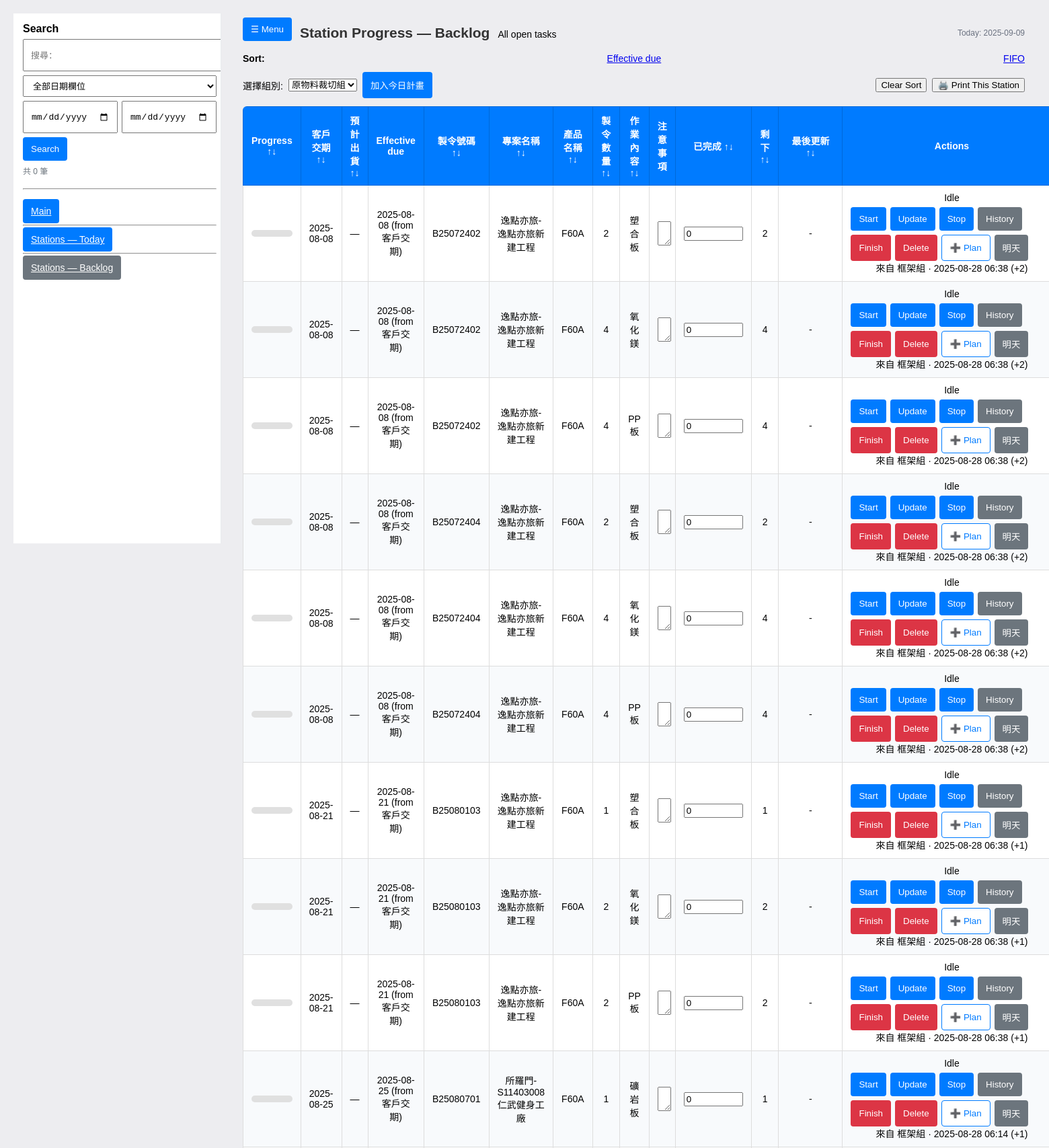
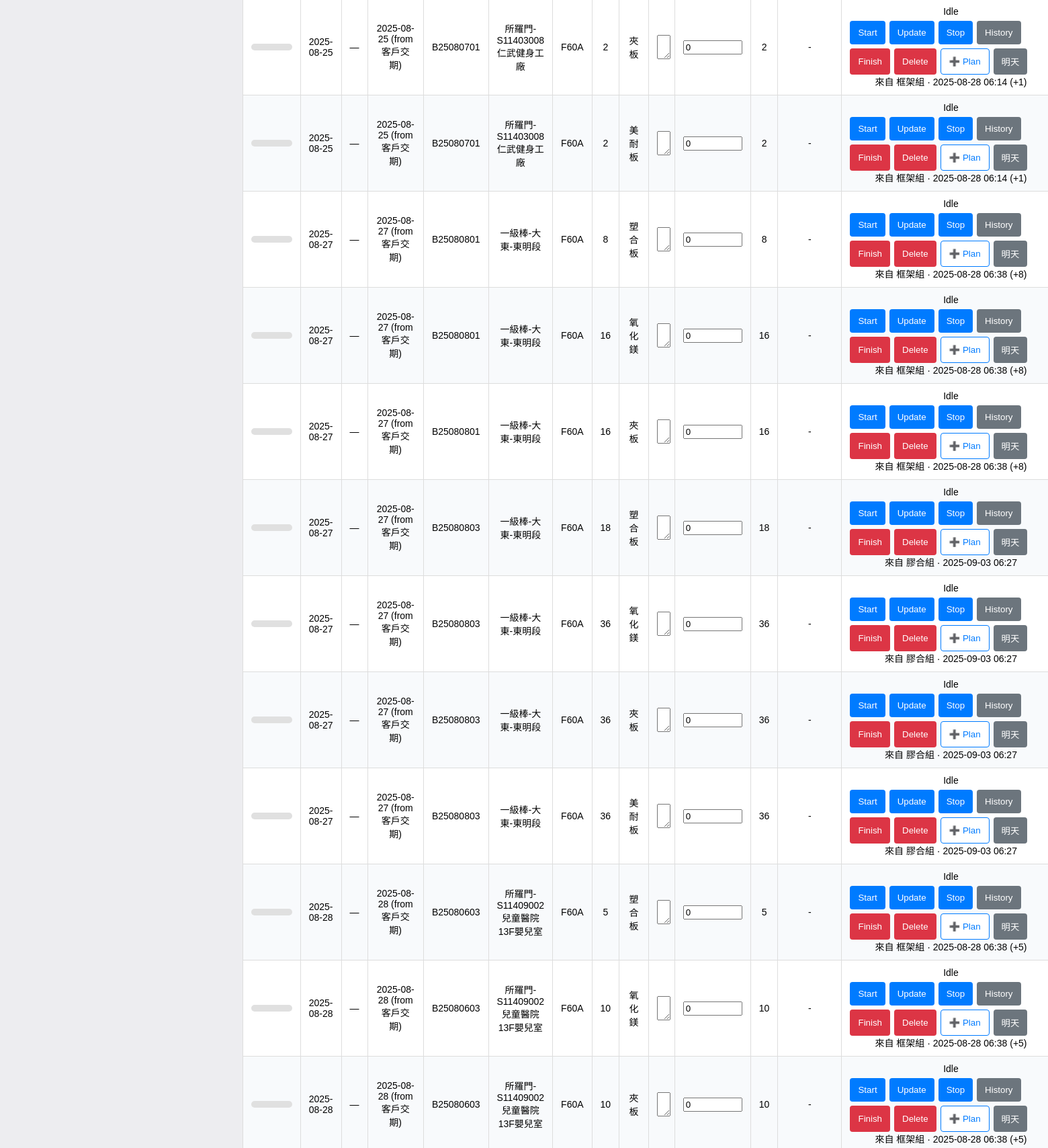
Screenshot of /stations/backlog (upper part) with the database file from the repository (2 pictures, top to bottom).
### models.py (models this page shows)
class Order(Base):
    __tablename__ = "orders"
    id = Column(Integer, primary_key=True, autoincrement=True)
    manufacture_code = Column(String)
    customer        = Column(String)
    product         = Column(String)
    demand_date     = Column(String)   # stored as text like "YYYY/MM/DD"
    delivery        = Column(String)   # stored as text
    quantity        = Column(Integer, default=0)
    datecreate      = Column(String)   # stored as text
    fengbian        = Column(String)
    wallpaper       = Column(String)
    jobdesc         = Column(Text)
    archived    = Column(Boolean, default=False)   # soft archive flag
    archived_at = Column(DateTime)                 # when it was archived
    created_at = Column(DateTime, default=datetime.utcnow)
    updated_at = Column(DateTime)
    tasks = relationship("Task", back_populates="order", cascade="all, delete-orphan")

class Task(Base):
    __tablename__ = "sub_tasks"
    __table_args__ = {'sqlite_autoincrement': True}
    id = Column(Integer, primary_key=True, autoincrement=True)
    order_id = Column(Integer, ForeignKey("orders.id"), nullable=False)
    group = Column("group", String, nullable=True)
    task  = Column(String, nullable=True)
    quantity = Column(Integer, nullable=True)
    completed = Column(Integer, nullable=True, default=0)
    start_time = Column(DateTime)      # may be NULL in DB
    stop_time  = Column(DateTime)
    duration_minutes = Column(Integer)
    order    = relationship("Order", back_populates="tasks")
    history  = relationship("TaskHistory", back_populates="task", cascade="all, delete-orphan")

### app.py (the view)
@app.route("/stations/backlog")
def stations_backlog():
    group = (request.args.get("group") or "").strip()
    sort  = (request.args.get("sort") or "due").strip()   # "due" | "fifo"
    with SessionLocal() as s:
        stations = station_names(s)
        if not group and stations:
            group = stations[0]
        tasks = []
        if group:
            eff = effective_due_expr()
            q = (
                s.query(Task)
                 .join(Order, Order.id == Task.order_id)
                 .filter(Task.group == group)
                 .filter((Task.quantity.isnot(None)) & (Task.quantity > (Task.completed or 0)))
                 .filter(or_(Order.archived == None, Order.archived == 0))
            )
            if sort == "due":
                q = q.order_by(*effective_due_orderby_asc(), Order.id.asc())
            else:
                q = q.order_by(Order.id.asc())
            for t in q.all():
                if remaining_of(t) <= 0:
                    continue
                o = s.get(Order, t.order_id)
                eff_date, eff_src = None, None
                if o.delivery and o.demand_date:
                    eff_date = min(o.delivery, o.demand_date)
                    eff_src = "預計出貨" if o.delivery <= o.demand_date else "客戶交期"
                elif o.delivery:
                    eff_date, eff_src = o.delivery, "預計出貨"
                elif o.demand_date:
                    eff_date, eff_src = o.demand_date, "客戶交期"
                lu = last_order_update(s, o.id) if 'last_order_update' in globals() else None
                tasks.append({
                    "order": o,
                    "task": t,
                    "effective_due": eff_date,
                    "effective_due_src": eff_src,
                    "last_update": lu,
                })
        return render_template(
            "stations.html",
            page_mode="backlog",
            tasks=tasks,
            station_list=stations,
            selected_group=group,
            today_date=today_yyyy_mm_dd(),
            sort=sort,
        )

### templates/stations.html (shortened to what this page needs)
<!DOCTYPE html>
<html lang="zh">
<head>
  <link rel="stylesheet" href="/static/common.css">
</head>
<body class="stations-page">
  <div class="layout">
    <aside class="sidebar" id="sidebar">
      <div class="brand">Search</div>
      <form method="get" action="{{ '/archived' if archived_page else '/' }}" class="sbm">
        <input type="text" name="q" id= "search-q" value="{{ qtext or '' }}"
              placeholder="搜尋：">
        <select name="dfield">
          <option value="any"        {{ 'selected' if (dfield or 'any')=='any' }}>全部日期欄位</option>
        </select>
        <div class="row">
          <input type="date" name="dfrom" value="{{ dfrom or '' }}">
          <input type="date" name="dto"   value="{{ dto or '' }}">
        </div>
        <div class="row">
          <button class="btn" type="submit">Search</button>
        </div>
        <div class="caption">共 {{ orders|length }} 筆{% if qtext or dfrom or dto %}（篩選中）{% endif %}</div>
        <hr style="margin:12px 0">
        <div class="nav" style="margin-top:6px">
          <a href="/" class="btn full">Main</a>
          <hr style="margin:12px 0">
          <a href="/stations/today" class="btn full">Stations — Today</a>
          <hr style="margin:12px 0">
          <a href="/stations/backlog" class="btn full gray" style="margin-top:6px">Stations — Backlog
          </a>
        </div>
      </form>
    </aside>
    <main class="content">
      <div class="page-header">
        <div class="left">
          <button class="btn hamburger" onclick="toggleSidebar()">☰ Menu</button>
          <h2 style="margin:0">
            Station Progress — {{ 'Today' if page_mode == 'today' else 'Backlog' }}
          </h2>
          <p class="muted" style="margin:4px 0 0">
            {% if page_mode == 'today' %}Date: {{ day }}{% else %}All open tasks{% endif %}
          </p>
        </div>
        <div class="right">
          <span class="today">Today: {{ today_date }}</span>
        </div>
      </div>
      {% if page_mode == 'backlog' %}
        <div class="toolbar">
          <strong>Sort:</strong>
          <a href="?group={{ selected_group }}&sort=due" class="{{ 'active' if sort=='due' else '' }}">Effective due</a>
          <a href="?group={{ selected_group }}&sort=fifo" class="{{ 'active' if sort=='fifo' else '' }}">FIFO</a>
        </div>
      {% endif %}
      <div class="toolbar">
        <div class="group">
          {% set form_action = '/stations/today' if page_mode == 'today' else '/stations/backlog' %}
          <form method="get" action="{{ form_action }}" style="display:flex; align-items:center; gap:8px; margin:0">
            <label>選擇組別:</label>
            {% set form_action = '/stations/today' if page_mode == 'today' else '/stations/backlog' %}
            <select name="group" onchange="this.form.submit()">
              {% for name in station_list %}
                <option value="{{ name }}" {% if name == selected_group %}selected{% endif %}>{{ name }}</option>
              {% endfor %}
            </select>
          </form>
          {% if page_mode == 'backlog' %}
            <div class="group">
              <button type="button" class="btn" onclick="planSelected()">加入今日計畫</button>
            </div>
          {% endif %}
        </div>
        <div class="group">
          <button type="button" onclick="resetStationSort()">Clear Sort</button>
          <button type="button" onclick="printPage()">🖨️ Print This Station</button>
        </div>
      </div>
      <table>
        <thead>
          <tr>
            <th onclick="sortStationTable(0)">Progress ↑↓</th>
            <th onclick="sortStationTable(1)">客戶交期 ↑↓<span class="print-label"><br>Tanggal Ekspektasi Pengiriman oleh Tamu</span></th>
            <th onclick="sortStationTable(2)">預計出貨 ↑↓<span class="print-label"><br>Tanggal Barang Dapat Dikirim</span></th>
            <th>Effective due</th>
            <th onclick="sortStationTable(3)">製令號碼 ↑↓<span class="print-label"><br>Nomor Pesanan</span></th>
            <th onclick="sortStationTable(4)">專案名稱 ↑↓<span class="print-label"><br>Nama Proyek</span></th>
            <th onclick="sortStationTable(5)">產品名稱 ↑↓<span class="print-label"><br>Nama Produk</span></th>
            <th onclick="sortStationTable(6)">製令數量 ↑↓<span class="print-label"><br>Jumlah Pesanan</span></th>
            <th onclick="sortStationTable(7)">作業內容 ↑↓<span class="print-label"><br>Isi Pekerjaan</span></th>
            <th>注意事項<br><span class="print-label">Hal yang Perlu Diperhatikan</span></th>
            <th onclick="sortStationTable(8)">已完成 ↑↓</th>
            <th onclick="sortStationTable(9)">剩下 ↑↓<span class="print-label"><br>Jumlah Proyek</span></th>
            <th onclick="sortStationTable(10)">最後更新 ↑↓</th>
            <th class="actions-col">Actions</th>
          </tr>
        </thead>
        <tbody>
          {% for item in tasks %}
          {% set running = (item.task.start_time and not item.task.stop_time) %}
          <tr id="task-{{ item.task.id }}" class="{{ 'is-running' if running else '' }}"
              data-order-id="{{ item.order.id }}" data-qty="{{ item.task.quantity or 0 }}">
            <td>
              <div class="progress-bar">
              </div>
            </td>
            <td>{{ item.order.demand_date|fmtdate or '—' }}</td>
            <td>{{ item.order.delivery|fmtdate or '—' }}</td>
            <td>
              {% if item.effective_due %}
                {{ item.effective_due|fmtdate }}
                <span class="pill muted">(from {{ item.effective_due_src }})</span>
              {% else %} — {% endif %}
            </td>
            <td>{{ item.order.manufacture_code }}</td>
            <td>{{ item.order.customer }}</td>
            <td>{{ item.order.product }}</td>
            <td data-role="qty">{{ item.task.quantity or 0 }}</td>
            <td>{{ item.task.task }}</td>
            <td>
              <textarea id="task-note-{{ item.task.id }}-{{ item.order.id }}" rows="2" style="width: 100%;" class="screen-only">{{ item.task.note or '' }}</textarea>
            </td>
            <td>
              <input id="done-{{ item.task.id }}" type="number" min="0" value="{{ item.task.completed or 0 }}" style="width:80px">
            </td>
            <td class="remaining" id="task-remaining-{{ item.task.id }}-{{ item.order.id }}">
              {% set rem = (item.task.quantity or 0) - (item.task.completed or 0) %}
              {{ rem if rem > 0 else 0 }}
            </td>
            <td id="last-update-{{ item.task.id }}-{{ item.order.id }}">
              {% if item.task.history %}
                {% set last = item.task.history|last if item.task.history else None %}
                {% if last and last.timestamp %}
                  {% if last.timestamp is string %}
                    {{ last.timestamp.split(' ')[0] }}
                  {% else %}
                    {{ last.timestamp.strftime('%Y/%m/%d') }}
                  {% endif %}
                  {% if last.delta is not none %} (+{{ last.delta }}){% endif %}
                {% else %}
                  -
                {% endif %}
              {% else %}-{% endif %}
            </td>
            <td class="actions-col">
              <div class="task-status {{ 'running' if running else '' }}">
                <span>{{ 'Running' if running else 'Idle' }}</span>
              </div>
              <div class="actions-group">
                <button class="btn" onclick="startTask({{ item.task.id }})" {{ 'disabled' if running else '' }}>Start</button>
                <button class="btn" onclick="updateTask({{ item.task.id }}, {{ item.order.id }})">Update</button>
                <button class="btn" onclick="stopTask({{ item.task.id }})"  {{ '' if running else 'disabled' }}>Stop</button>
                <button class="btn gray" onclick="showHistory({{ item.task.id }})">History</button>
                <button class="btn red" onclick="finishTask({{ item.task.id }})">Finish</button>
                <button class="btn red" onclick="deleteTask({{ item.task.id }}, {{ item.order.id }})">Delete</button>
                {% if page_mode == 'backlog' %}
                  <button class="btn outline" onclick="planOne({{ item.task.id }})">➕ Plan</button>
                  <button class="btn gray" onclick="setPlanDate(1)">明天</button>
                {% endif %}
              </div>
              {% set rem = (item.task.quantity or 0) - (item.task.completed or 0) %}
              <div class="muted" data-remaining>
                {% if item.last_update %}
                來自 {{ item.last_update.from_group or '—' }}
                · {{ (item.last_update.timestamp or '')[:16].replace('T', ' ') }}
                {% if item.last_update.delta is not none and item.last_update.delta != 0 %}
                  (+{{ item.last_update.delta }})
                {% endif %}
              {% else %}
                —
              {% endif %}
              </div>
            </td>
          </tr>
          {% endfor %}
        </tbody>
      </table>
    </main>
  </div>
</body>
</html>

### rows the page displays
Order: order.demand_date|fmtdate "2025-08-08", order.delivery|fmtdate "—", effective_due|fmtdate "2025-08-08", effective_due_src "客戶交期", order.manufacture_code "B25072402", order.customer "逸點亦旅-逸點亦旅新建工程", order.product "F60A", task "2", task.task "塑合板", task "0", quantity "2", value "Idle", last_update "框架組", last_update "2025-08-28 06:38", last_update.delta "2", task "4", task.task "氧化鎂", rem "4", task.task "PP板"
Order: order.demand_date|fmtdate "2025-08-08", order.delivery|fmtdate "—", effective_due|fmtdate "2025-08-08", effective_due_src "客戶交期", order.manufacture_code "B25072404", order.customer "逸點亦旅-逸點亦旅新建工程", order.product "F60A", task "2", task.task "塑合板", task "0", quantity "2", value "Idle", last_update "框架組", last_update "2025-08-28 06:38", last_update.delta "2", task "4", task.task "氧化鎂", rem "4", task.task "PP板"
Order: order.demand_date|fmtdate "2025-08-21", order.delivery|fmtdate "—", effective_due|fmtdate "2025-08-21", effective_due_src "客戶交期", order.manufacture_code "B25080103", order.customer "逸點亦旅-逸點亦旅新建工程", order.product "F60A", task "1", task.task "塑合板", task "0", quantity "1", value "Idle", last_update "框架組", last_update "2025-08-28 06:38", last_update.delta "1", task "2", task.task "氧化鎂", rem "2", task.task "PP板"
Order: order.demand_date|fmtdate "2025-08-25", order.delivery|fmtdate "—", effective_due|fmtdate "2025-08-25", effective_due_src "客戶交期", order.manufacture_code "B25080701", order.customer "所羅門-S11403008仁武健身工廠", order.product "F60A", task "1", task.task "礦岩板", task "0", quantity "1", value "Idle", last_update "框架組", last_update "2025-08-28 06:14", last_update.delta "1", task "2", task.task "夾板", rem "2", task.task "美耐板"
Order: order.demand_date|fmtdate "2025-08-27", order.delivery|fmtdate "—", effective_due|fmtdate "2025-08-27", effective_due_src "客戶交期", order.manufacture_code "B25080801", order.customer "一級棒-大東-東明段", order.product "F60A", task "8", task.task "塑合板", task "0", quantity "8", value "Idle", last_update "框架組", last_update "2025-08-28 06:38", last_update.delta "8", task "16", task.task "氧化鎂", rem "16", task.task "夾板"
Order: order.demand_date|fmtdate "2025-08-27", order.delivery|fmtdate "—", effective_due|fmtdate "2025-08-27", effective_due_src "客戶交期", order.manufacture_code "B25080803", order.customer "一級棒-大東-東明段", order.product "F60A", task "18", task.task "塑合板", task "0", quantity "18", value "Idle", last_update "膠合組", last_update "2025-09-03 06:27", task "36", task.task "氧化鎂", rem "36", task.task "夾板", task.task "美耐板"
Order: order.demand_date|fmtdate "2025-08-28", order.delivery|fmtdate "—", effective_due|fmtdate "2025-08-28", effective_due_src "客戶交期", order.manufacture_code "B25080603", order.customer "所羅門-S11409002兒童醫院13F嬰兒室", order.product "F60A", task "5", task.task "塑合板", task "0", quantity "5", value "Idle", last_update "框架組", last_update "2025-08-28 06:38", last_update.delta "5", task "10", task.task "氧化鎂", rem "10", task.task "夾板"

### other values shown
{{ orders|length }} "0"
{{ 'Today' if page_mode == 'today' else 'Backlog' }} "Backlog"
{{ today_date }} "2025-09-09"
form field group "原物料裁切組"
